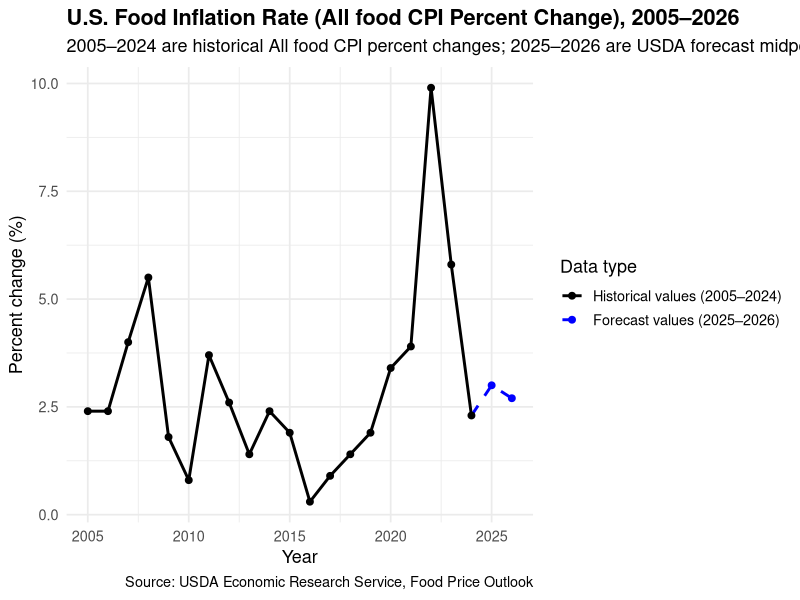
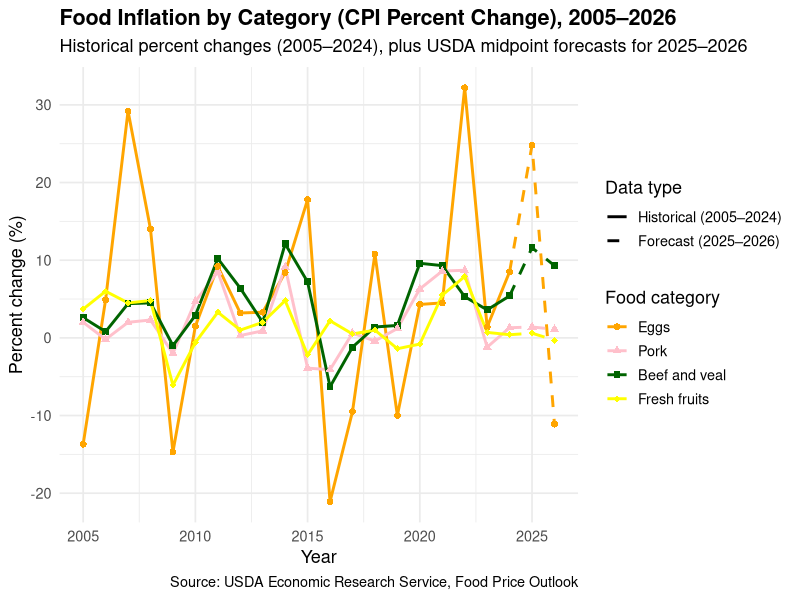
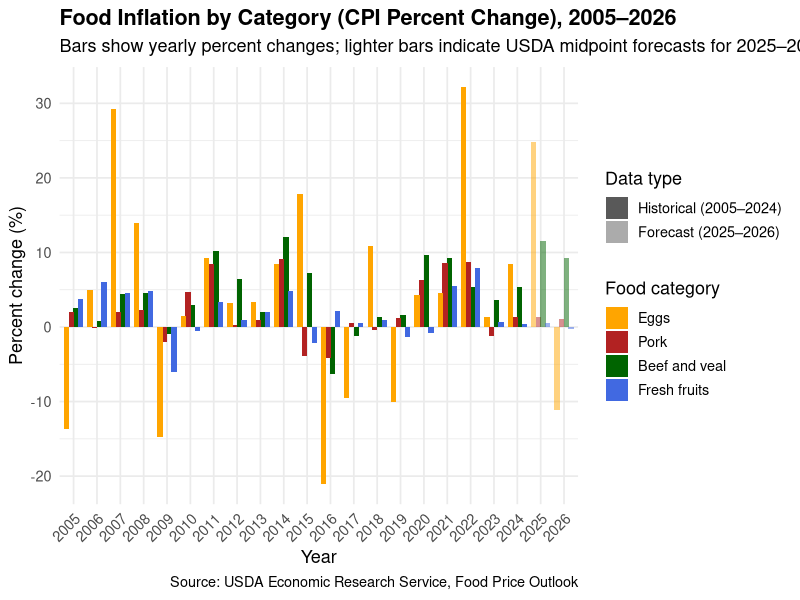

Generate these figures, in order, with R:
# Install tidyverse 
install.packages("tidyverse")
library(tidyverse)

# Load CPI data (reproducible within GitHub)
historical_raw <- read_csv("Data Sources (CSV)/historicalcpi.csv")
forecast_raw   <- read_csv("Data Sources (CSV)/CPIForecast.csv")

# Open both datasets in spreadsheet view (RStudio)
View(historical_raw) 
View(forecast_raw)   

# All food CPI (Historical: 2005–2024)
allfood_hist <- historical_raw %>%
  filter(str_detect(`Consumer Price Index item`, "All food"),
         Year >= 2005, Year <= 2024) %>%
  mutate(Year = as.integer(Year)) %>%
  rename(pct_change = `Percent change`) %>%
  mutate(type = "Historical") %>%
  select(Year, pct_change, type)

View(allfood_hist)

# All food CPI (Forecast midpoints: 2025–2026)
allfood_fc <- forecast_raw %>%
  filter(`Top-level` == "All food") %>%
  filter(is.na(Aggregate)) %>%
  filter(Attribute %in% c("Mid point of prediction interval 2025",
                          "Mid point of prediction interval 2026")) %>%
  mutate(
    Year       = parse_number(Attribute),
    pct_change = Value,
    type       = "Forecast"
  ) %>%
  select(Year, pct_change, type)

View(allfood_fc)

# Combine historical + forecast into one dataset
allfood_cpi <- bind_rows(allfood_hist, allfood_fc) %>%
  arrange(Year)

View(allfood_cpi)

# Build helper datasets so the forecast line starts at 2024 (last historical point)
forecast_line <- allfood_hist %>%
  filter(Year == 2024) %>%
  mutate(type = "Forecast") %>%
  bind_rows(allfood_fc %>%
              mutate(type = "Forecast"))

lines_df <- bind_rows(
  allfood_hist %>% mutate(type = "Historical"),
  forecast_line
) %>%
  mutate(type = factor(type, levels = c("Historical", "Forecast")))

points_df <- bind_rows(
  allfood_hist %>% mutate(type = "Historical"),
  allfood_fc   %>% mutate(type = "Forecast")
) %>%
  mutate(type = factor(type, levels = c("Historical", "Forecast")))

# Plot 1: All food CPI percent change (Historical vs Forecast)
food_cpi_plot <- ggplot(lines_df,
                        aes(x = Year,
                            y = pct_change,
                            linetype = type,
                            color    = type)) +
  geom_line(linewidth = 1) +
  geom_point(data = points_df,
             aes(x = Year, y = pct_change,
                 color = type),
             size = 2) +
  scale_linetype_manual(
    name   = "Data type",
    breaks = c("Historical", "Forecast"),
    values = c("Historical" = "solid",
               "Forecast"   = "dashed"),
    labels = c("Historical values (2005–2024)",
               "Forecast values (2025–2026)")
  ) +
  scale_color_manual(
    name   = "Data type",
    breaks = c("Historical", "Forecast"),
    values = c("Historical" = "black",
               "Forecast"   = "blue"),
    labels = c("Historical values (2005–2024)",
               "Forecast values (2025–2026)")
  ) +
  labs(
    title    = "U.S. Food Inflation Rate (All food CPI Percent Change), 2005–2026",
    subtitle = "2005–2024 are historical All food CPI percent changes; 2025–2026 are USDA forecast midpoints",
    x        = "Year",
    y        = "Percent change (%)",
    caption  = "Source: USDA Economic Research Service, Food Price Outlook"
  ) +
  theme_minimal(base_size = 13) +
  theme(
    legend.position = "right",
    plot.title      = element_text(face = "bold"),
    plot.subtitle   = element_text(margin = margin(b = 8))
  )

food_cpi_plot

# Four categories: Eggs, Pork, Beef and veal, Fresh fruits
items4 <- c("Eggs", "Pork", "Beef and veal", "Fresh fruits")

# Historical data for the four categories (2005–2024)
hist_4items <- historical_raw %>%
  filter(`Consumer Price Index item` %in% items4,
         Year >= 2005, Year <= 2024) %>%
  mutate(
    item       = `Consumer Price Index item`,
    Year       = as.integer(Year),
    pct_change = `Percent change`,
    type       = "Historical"
  ) %>%
  select(item, Year, pct_change, type)

View(hist_4items)

# Forecast midpoints for 2025–2026 for each category
eggs_fc <- forecast_raw %>%
  filter(`Top-level` == "All food",
         Aggregate   == "Food at home",
         `Mid-level` == "Eggs",
         str_detect(Attribute, "Mid point of prediction interval")) %>%
  mutate(
    item       = "Eggs",
    Year       = parse_number(Attribute),
    pct_change = Value,
    type       = "Forecast"
  ) %>%
  filter(Year %in% c(2025, 2026)) %>%
  select(item, Year, pct_change, type)

pork_fc <- forecast_raw %>%
  filter(`Top-level` == "All food",
         Aggregate   == "Food at home",
         `Mid-level` == "Meats, poultry, and fish",
         `Low-level` == "Meats",
         Disaggregate == "Pork",
         str_detect(Attribute, "Mid point of prediction interval")) %>%
  mutate(
    item       = "Pork",
    Year       = parse_number(Attribute),
    pct_change = Value,
    type       = "Forecast"
  ) %>%
  filter(Year %in% c(2025, 2026)) %>%
  select(item, Year, pct_change, type)

beef_fc <- forecast_raw %>%
  filter(`Top-level` == "All food",
         Aggregate   == "Food at home",
         `Mid-level` == "Meats, poultry, and fish",
         `Low-level` == "Meats",
         Disaggregate == "Beef and veal",
         str_detect(Attribute, "Mid point of prediction interval")) %>%
  mutate(
    item       = "Beef and veal",
    Year       = parse_number(Attribute),
    pct_change = Value,
    type       = "Forecast"
  ) %>%
  filter(Year %in% c(2025, 2026)) %>%
  select(item, Year, pct_change, type)

freshfruits_fc <- forecast_raw %>%
  filter(`Top-level` == "All food",
         Aggregate   == "Food at home",
         `Mid-level` == "Fruits and vegetables",
         `Low-level` == "Fresh fruits and vegetables",
         `Disaggregate` == "Fresh fruits",
         str_detect(Attribute, "Mid point of prediction interval")) %>%
  mutate(
    item       = "Fresh fruits",
    Year       = parse_number(Attribute),
    pct_change = Value,
    type       = "Forecast"
  ) %>%
  filter(Year %in% c(2025, 2026)) %>%
  select(item, Year, pct_change, type)

# Combine the four category forecasts (8 rows total)
fc_4items <- bind_rows(eggs_fc, pork_fc, beef_fc, freshfruits_fc)

View(fc_4items)

# Make the dashed forecast segment start at 2024 for each category
forecast_line_4items <- hist_4items %>%
  filter(Year == 2024) %>%
  mutate(type = "Forecast") %>%
  bind_rows(fc_4items)

lines_4items <- bind_rows(hist_4items, forecast_line_4items) %>%
  mutate(
    type = factor(type, levels = c("Historical", "Forecast")),
    item = factor(item, levels = c("Eggs", "Pork", "Beef and veal", "Fresh fruits"))
  )

points_4items <- bind_rows(hist_4items, fc_4items) %>%
  mutate(
    type = factor(type, levels = c("Historical", "Forecast")),
    item = factor(item, levels = c("Eggs", "Pork", "Beef and veal", "Fresh fruits"))
  )

# Plot 2: Four-category trend comparison (color + shape by category, dashed forecasts)
cpi_4items_plot <- ggplot(lines_4items,
                          aes(x = Year,
                              y = pct_change,
                              color    = item,
                              linetype = type)) +
  geom_line(linewidth = 1) +
  geom_point(data = points_4items,
             aes(shape = item, color = item),
             size = 2) +
  scale_linetype_manual(
    name   = "Data type",
    values = c("Historical" = "solid",
               "Forecast"   = "dashed"),
    labels = c("Historical (2005–2024)",
               "Forecast (2025–2026)")
  ) +
  scale_color_manual(
    name   = "Food category",
    values = c("Eggs"          = "orange",
               "Pork"          = "pink",
               "Beef and veal" = "darkgreen",
               "Fresh fruits"  = "yellow")
  ) +
  scale_shape_manual(
    name   = "Food category",
    values = c("Eggs"          = 16,
               "Pork"          = 17,
               "Beef and veal" = 15,
               "Fresh fruits"  = 18)
  ) +
  labs(
    title    = "Food Inflation by Category (CPI Percent Change), 2005–2026",
    subtitle = "Historical percent changes (2005–2024), plus USDA midpoint forecasts for 2025–2026",
    x        = "Year",
    y        = "Percent change (%)",
    caption  = "Source: USDA Economic Research Service, Food Price Outlook"
  ) +
  theme_minimal(base_size = 13) +
  theme(
    legend.position = "right",
    plot.title      = element_text(face = "bold"),
    plot.subtitle   = element_text(margin = margin(b = 8))
  )

cpi_4items_plot


# Combine historical + forecast for bar chart view
cpi_4items_all <- bind_rows(hist_4items, fc_4items) %>% 
  mutate(
    type = factor(type, levels = c("Historical", "Forecast")),
    item = factor(item, levels = c("Eggs", "Pork", "Beef and veal", "Fresh fruits"))
  )

# Plot 3: Grouped bar chart (alpha indicates historical vs forecast)
cpi_4items_bar <- ggplot(
  cpi_4items_all,
  aes(x = factor(Year),
      y = pct_change,
      fill  = item,
      alpha = type)
) +
  geom_col(position = position_dodge(width = 0.8)) +
  scale_fill_manual(
    name   = "Food category",
    values = c("Eggs"          = "orange",
               "Pork"          = "firebrick",
               "Beef and veal" = "darkgreen",
               "Fresh fruits"  = "royalblue")
  ) +
  scale_alpha_manual(
    name   = "Data type",
    values = c("Historical" = 1,
               "Forecast"   = 0.5),
    labels = c("Historical (2005–2024)",
               "Forecast (2025–2026)")
  ) +
  labs(
    title    = "Food Inflation by Category (CPI Percent Change), 2005–2026",
    subtitle = "Bars show yearly percent changes; lighter bars indicate USDA midpoint forecasts for 2025–2026",
    x        = "Year",
    y        = "Percent change (%)",
    caption  = "Source: USDA Economic Research Service, Food Price Outlook"
  ) +
  theme_minimal(base_size = 13) +
  theme(
    legend.position = "right",
    plot.title      = element_text(face = "bold"),
    plot.subtitle   = element_text(margin = margin(b = 8)),
    axis.text.x     = element_text(angle = 45, hjust = 1)
  )

cpi_4items_bar


# Summary table: historical mean/min/max (2005–2024) + forecast midpoints (2025–2026)
summary_4items <- hist_4items %>%
  group_by(item) %>%
  summarise(
    mean_2005_2024 = mean(pct_change, na.rm = TRUE),
    min_2005_2024  = min(pct_change, na.rm = TRUE),
    max_2005_2024  = max(pct_change, na.rm = TRUE)
  ) %>%
  left_join(
    fc_4items %>%
      select(item, Year, pct_change) %>%
      tidyr::pivot_wider(
        names_from  = Year,
        values_from = pct_change,
        names_prefix = "forecast_"
      ),
    by = "item"
  ) %>%
  mutate(
    across(where(is.numeric), ~ round(.x, 1))
  ) %>%
  arrange(item)

summary_4items

# Cleaned version of the summary table
summary_4items_pretty <- summary_4items %>%
  rename(
    Item                 = item,
    `Mean 2005–2024 (%)` = mean_2005_2024,
    `Min 2005–2024 (%)`  = min_2005_2024,
    `Max 2005–2024 (%)`  = max_2005_2024,
    `Forecast 2025 (%)`  = forecast_2025,
    `Forecast 2026 (%)`  = forecast_2026
  ) %>%
  mutate(
    across(where(is.numeric), ~ round(.x, 1))
  ) %>%
  arrange(Item)

View(summary_4items_pretty)
